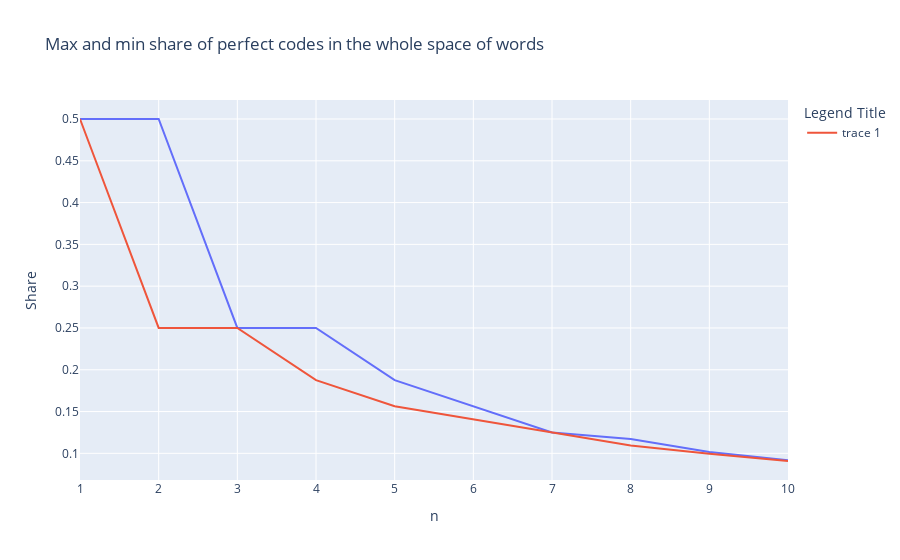

Notebook source saved alongside this figure:
### Code cell
n = 10
y = []
z = []
for i in range(1, n + 1):
    y.append(len(generate_perfect_binary_codes(i)[0]) / (2**i))
    z.append(len(generate_perfect_binary_codes(i)[1]) / (2**i))
df = pd.DataFrame(n, y, z)
n = [1, 2, 3, 4, 5, 6, 7, 8, 9, 10]
fig = px.line(df, x=n, y=y, title='Max and min share of perfect codes in the whole space of words')
fig.add_scatter(x=n, y=z, mode='lines')

fig.update_layout(
    xaxis_title='n',
    yaxis_title='Share',
    legend_title="Legend Title",
    )

fig.show()

### Figure 1 — Plotly figure (JSON) as saved in the notebook; plotly's stock layout.template omitted (floating-point values rounded to 4 significant figures)
{"data": [{"hovertemplate": "x=%{x}<br>y=%{y}<extra></extra>", "legendgroup": "", "line": {"color": "#636efa", "dash": "solid"}, "marker": {"symbol": "circle"}, "mode": "lines", "name": "", "orientation": "v", "showlegend": false, "type": "scatter", "x": [1, 2, 3, 4, 5, 6, 7, 8, 9, 10], "xaxis": "x", "y": [0.5, 0.5, 0.25, 0.25, 0.1875, 0.1562, 0.125, 0.1172, 0.1016, 0.0918], "yaxis": "y"}, {"mode": "lines", "type": "scatter", "x": [1, 2, 3, 4, 5, 6, 7, 8, 9, 10], "y": [0.5, 0.25, 0.25, 0.1875, 0.1562, 0.1406, 0.125, 0.1094, 0.09961, 0.09082]}], "layout": {"legend": {"title": {"text": "Legend Title"}, "tracegroupgap": 0}, "title": {"text": "Max and min share of perfect codes in the whole space of words"}, "xaxis": {"anchor": "y", "domain": [0, 1], "title": {"text": "n"}}, "yaxis": {"anchor": "x", "domain": [0, 1], "title": {"text": "Share"}}}}
